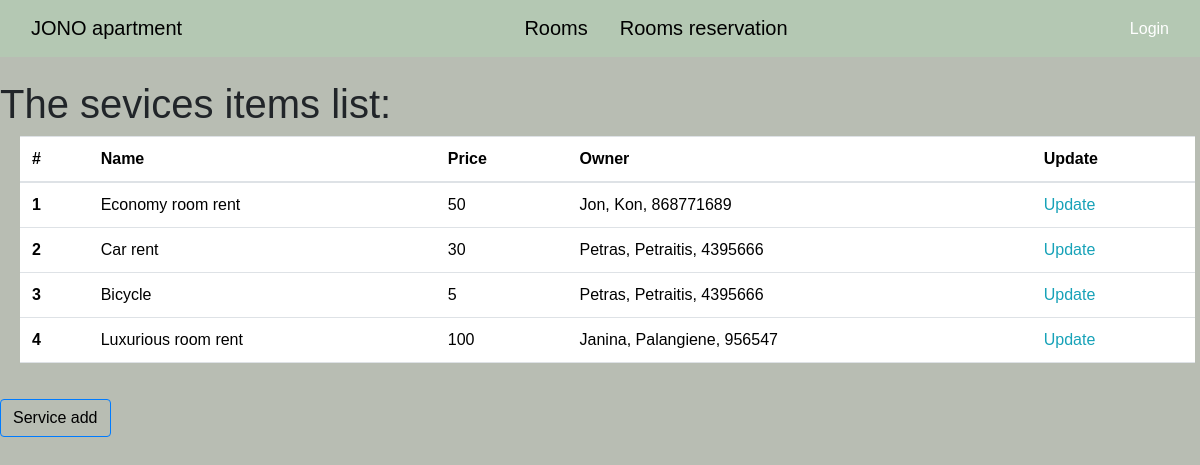
Page /apartment/service on the committed database.
### apartment/models.py (models this page shows)
class BaseModel(models.Model):
    objects = models.Manager()
    DoesNotExist = models.Manager()
    class Meta:
        abstract = True

class Service(BaseModel):
    service_name = models.CharField(max_length=30, blank=False, default=None)
    price = models.IntegerField(blank=False, default=50)
    owner = models.ForeignKey(Owner, on_delete=models.CASCADE, default=None)
    description = models.CharField(max_length=300, blank=False)

class Owner(BaseModel):
    first_name = models.CharField(max_length=30, blank=False)
    last_name = models.CharField(max_length=30, blank=False)
    email = models.CharField(max_length=30, blank=False)
    phone = models.IntegerField(blank=False, default=1)
    def __str__(self):
        return f'{self.first_name}, {self.last_name}, {self.phone}'

### apartment/views.py (the view)
# urls.py: path("service", services, name="service"),
def services(request):
    service = Service.objects.all()
    context = {'services': service}
    return render(request, 'apartment/service.html', context)

### apartment/templates/apartment/service.html
{% extends 'base.html' %}
{% load static %}
{% block content %}
    <head>
        <link rel="stylesheet" href="{% static 'css/new.css' %}" />
    </head>
    <h1>The sevices items list:</h1>
         {% if services %}
            <ul>
                <table class="table">
                    <thead>
                        <tr>
                          <th scope="col">#</th>
                          <th scope="col">Name</th>
                          <th scope="col">Price</th>
                          <th scope="col">Owner</th>
                          <th scope="col">Update</th>
                        </tr>
                    </thead>
                    <tbody>
                        <tr>
                        {% for service in services %}
                          <th scope="row">{{ forloop.counter }}</th>
                          <td>{{ service.service_name }}</td>
                          <td>{{ service.price }}</td>
                          <td>{{ service.owner }}</td>
                          <td><a href="{% url 'apartment:service_update' service.id %}">Update</a> </td>
                        </tr>
                        {% endfor %}
                    </tbody>
                </table>
            </ul>
        {% else %}
            <p>No service are available</p>
        {% endif %}
         <br>
            <a class="btn btn-primary" href="{% url 'apartment:service_add'%}" role="button">Service add</a>
{% endblock %}

### static/css/calendar.css (style rules this page uses)
ul { height: 100%; padding: 0px 5px 0px 20px; }
a { color: #17a2b8; }
.btn { outline: none; color: black; background-color: transparent; box-shadow: 0 0 0 0; }

### static/css/new.css (style rules this page uses)
body { margin-top: 80px; background-color: rgb(184,189,179); font-family: sans-serif; line-height: 1.25 }

### rows in the picture
Service: service_name "Economy room rent", price "50", owner "Jon, Kon, 868771689"
Service: service_name "Car rent", price "30", owner "Petras, Petraitis, 4395666"
Service: service_name "Bicycle", price "5", owner "Petras, Petraitis, 4395666"
Service: service_name "Luxurious room rent", price "100", owner "Janina, Palangiene, 956547"
